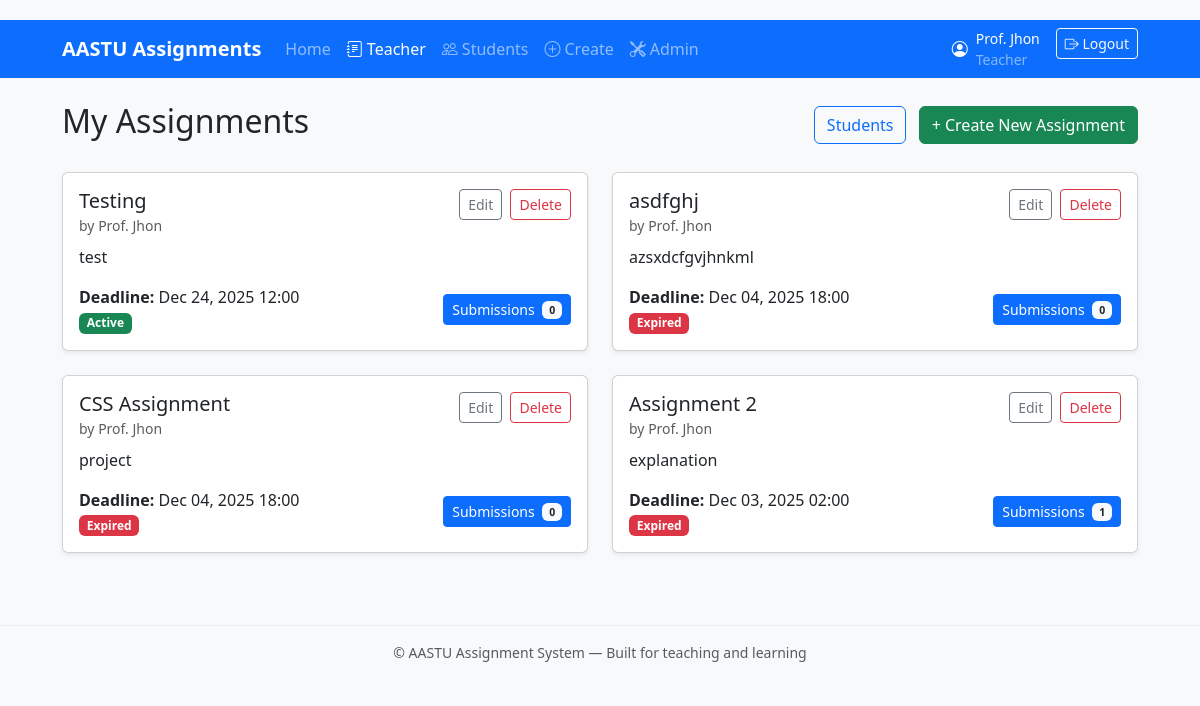
/assignments/ (signed in), run on an earlier commit of the app's database.
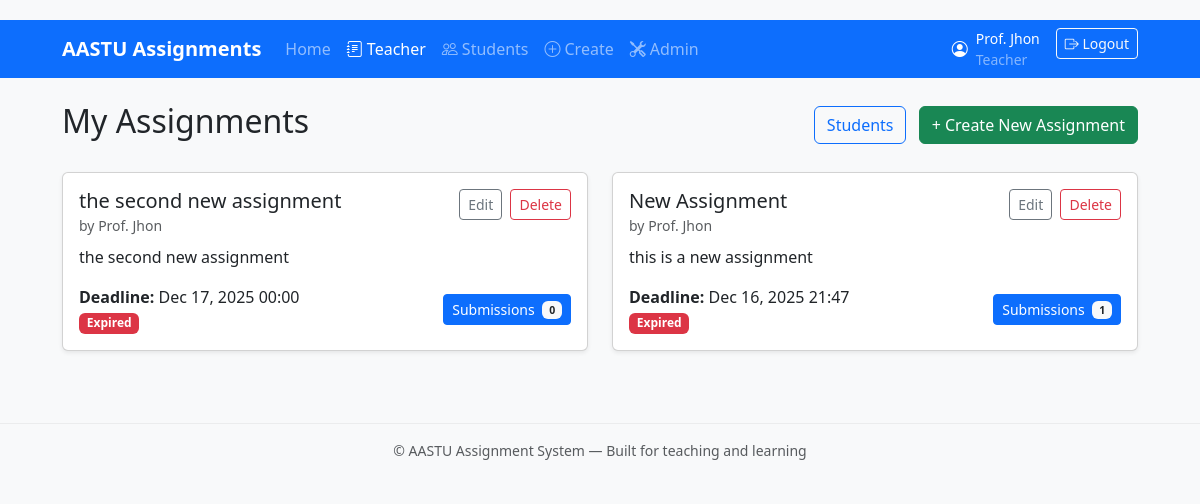
And on a later commit of the database.
### users/models.py (models this page shows, shortened)
class User(AbstractUser):
    ROLE_CHOICES = (
        ('student', 'Student'),
        ('teacher', 'Teacher'),
        ('admin', 'Admin'),
    )
    email = models.EmailField(
        unique=True,
        validators=[validate_school_email],
        error_messages={'unique': "A user with that email already exists."},
    )
    name = models.CharField(max_length=100)
    role = models.CharField(max_length=10, choices=ROLE_CHOICES, default='student')
    objects = CustomUserManager()
    USERNAME_FIELD = 'email'
    REQUIRED_FIELDS = ['name']

### assignments/models.py (models this page shows, shortened)
class Assignment(models.Model):
    teacher = models.ForeignKey(User, on_delete=models.CASCADE, limit_choices_to={'role': 'teacher'})
    students = models.ManyToManyField(User, blank=True, related_name='assignments', limit_choices_to={'role': 'student'})
    title = models.CharField(max_length=200)
    description = models.TextField()
    deadline = models.DateTimeField()
    allowed_extensions = models.CharField(
        max_length=255,
        default='.pdf,.docx,.zip,.jpg,.jpeg,.png,.txt',
        help_text="Comma-separated extensions (e.g. .pdf,.docx)"
    )
    created_at = models.DateTimeField(auto_now_add=True)
    class Meta:
        ordering = ['-created_at']
    def is_expired(self):
        return timezone.now() > self.deadline

### assignments/views.py (the view)
# urls.py: path('', views.teacher_dashboard, name='teacher_dashboard'),
@login_required
def teacher_dashboard(request):
    if request.user.role != 'teacher':
        return HttpResponseForbidden("Only teachers can access this page.")
    assignments = Assignment.objects.filter(teacher=request.user)
    return render(request, 'assignments/teacher_dashboard.html', {
        'assignments': assignments
    })

### assignments/templates/assignments/teacher_dashboard.html (shortened to what this page needs)
{% extends 'base.html' %}
{% block content %}
<div class="d-flex justify-content-between align-items-center mb-4">
    <h2>My Assignments</h2>
    <div>
        <a href="{% url 'students_list' %}" class="btn btn-outline-primary me-2">Students</a>
        <a href="{% url 'create_assignment' %}" class="btn btn-success">+ Create New Assignment</a>
    </div>
</div>
{% if assignments %}
<div class="row">
    {% for assignment in assignments %}
    <div class="col-lg-6 mb-4">
        <div class="card h-100 shadow-sm">
            <div class="card-body d-flex flex-column">
                <div class="d-flex justify-content-between align-items-start mb-2">
                    <div>
                        <h5 class="card-title mb-0">{{ assignment.title }}</h5>
                        <small class="text-muted">by {{ assignment.teacher.name }}</small>
                    </div>
                    <div class="text-end">
                        <a href="{% url 'edit_assignment' assignment.pk %}" class="btn btn-outline-secondary btn-sm me-1">Edit</a>
                        <form method="post" action="{% url 'delete_assignment' assignment.pk %}" class="d-inline" onsubmit="return confirm('Delete this assignment?');">
                            <button class="btn btn-outline-danger btn-sm">Delete</button>
                        </form>
                    </div>
                </div>
                <p class="card-text text-truncate">{{ assignment.description|truncatewords:30 }}</p>
                <div class="mt-auto d-flex justify-content-between align-items-center">
                    <div>
                        <div><strong>Deadline:</strong> {{ assignment.deadline|date:"M d, Y H:i" }}</div>
                        <div>
                            {% if assignment.is_expired %}
                                <span class="badge bg-danger">Expired</span>
                            {% else %}
                                <span class="badge bg-success">Active</span>
                            {% endif %}
                        </div>
                    </div>
                    <div>
                        <a href="{% url 'view_submissions' assignment.pk %}" class="btn btn-primary btn-sm">
                            Submissions <span class="badge bg-light text-dark ms-1">{{ assignment.submission_set.count }}</span>
                        </a>
                    </div>
                </div>
            </div>
        </div>
    </div>
    {% endfor %}
</div>
{% else %}
<div class="alert alert-info">You haven't created any assignments yet.</div>
{% endif %}
{% endblock %}

### templates/base.html (shortened to what this page needs)
{% load static %}
<!DOCTYPE html>
<html lang="en">
<head>
    <link href="https://cdn.jsdelivr.net/npm/bootstrap@5.3.3/dist/css/bootstrap.min.css" rel="stylesheet">
    <link href="https://cdn.jsdelivr.net/npm/bootstrap-icons@1.10.5/font/bootstrap-icons.css" rel="stylesheet">
    <link href="{% static 'css/site.css' %}" rel="stylesheet">
</head>
<body>
    <nav class="navbar navbar-expand-lg navbar-dark bg-primary mb-4" role="navigation" aria-label="Main navigation">
        <div class="container">
            <a class="navbar-brand" href="/">AASTU Assignments</a>
            <div class="collapse navbar-collapse" id="navCollapse">
                <ul class="navbar-nav me-auto mb-2 mb-lg-0">
                    <li class="nav-item"><a class="nav-link" href="/">Home</a></li>
                    {% if user.is_authenticated and user.role == 'teacher' %}
                        <li class="nav-item"><a class="nav-link {% if '/assignments' in request.path %}active{% endif %}" href="{% url 'teacher_dashboard' %}"><i class="bi bi-journal-text me-1"></i>Teacher</a></li>
                        <li class="nav-item"><a class="nav-link {% if '/students' in request.path %}active{% endif %}" href="{% url 'students_list' %}"><i class="bi bi-people me-1"></i>Students</a></li>
                        <li class="nav-item"><a class="nav-link" href="{% url 'create_assignment' %}"><i class="bi bi-plus-circle me-1"></i>Create</a></li>
                        <li class="nav-item"><a class="nav-link" href="/admin/"><i class="bi bi-tools me-1"></i>Admin</a></li>
                    {% endif %}
                </ul>
                <div class="d-flex">
                    {% if user.is_authenticated %}
                        <div class="me-3 text-white d-flex align-items-center">
                            <i class="bi bi-person-circle me-2" aria-hidden="true"></i>
                            <div>
                                <div class="small">{{ user.name }}</div>
                                <div class="small text-white-50">{{ user.get_role_display }}</div>
                            </div>
                        </div>
                        <form method="post" action="{% url 'logout' %}">
                            <button type="submit" class="btn btn-outline-light btn-sm"><i class="bi bi-box-arrow-right"></i> Logout</button>
                        </form>
                    {% else %}
                        <a class="btn btn-outline-light btn-sm me-2" href="{% url 'login' %}">Login</a>
                        <a class="btn btn-light btn-sm" href="{% url 'register_student' %}">Register</a>
                    {% endif %}
                </div>
            </div>
        </div>
    </nav>
    <div class="container">
        {% block content %}{% endblock %}
    </div>
    <footer class="footer mt-5 py-3 bg-light">
        <div class="container text-center small text-muted">
            © {{ now|date:'Y' }} AASTU Assignment System — Built for teaching and learning
        </div>
    </footer>
</body>
</html>

### static/css/site.css (style rules this page uses)
:root { --brand: #0d6efd; --muted: #6c757d; --page-max: 1100px; }
body { background-color: #f8f9fa; color: #212529; }
.container { max-width: var(--page-max); }
.navbar-brand { font-weight: 700; }
.card { box-shadow: 0 1px 2px rgba(0,0,0,0.04); }
.footer { border-top: 1px solid rgba(0,0,0,0.05); }

### templates/base.html (style rules this page uses)
body { padding-top: 20px; }
.navbar-brand { font-weight: bold; }

What changed in the data, as far as the page shows it:
removed Assignment: title "Testing", teacher.name "Prof. Jhon", description "test", deadline "Dec 24, 2025 12:00", shows "Active", submission_set.count "0"
removed Assignment: title "asdfghj", teacher.name "Prof. Jhon", description "azsxdcfgvjhnkml", deadline "Dec 04, 2025 18:00", shows "Expired", submission_set.count "0"
removed Assignment: title "CSS Assignment", teacher.name "Prof. Jhon", description "project", deadline "Dec 04, 2025 18:00", shows "Expired", submission_set.count "0"
removed Assignment: title "Assignment 2", teacher.name "Prof. Jhon", description "explanation", deadline "Dec 03, 2025 02:00", shows "Expired", submission_set.count "1"
added Assignment: title "the second new assignment", teacher.name "Prof. Jhon", description "the second new assignment", deadline "Dec 17, 2025 00:00", shows "Expired", submission_set.count "0"
added Assignment: title "New Assignment", teacher.name "Prof. Jhon", description "this is a new assignment", deadline "Dec 16, 2025 21:47", shows "Expired", submission_set.count "1"
